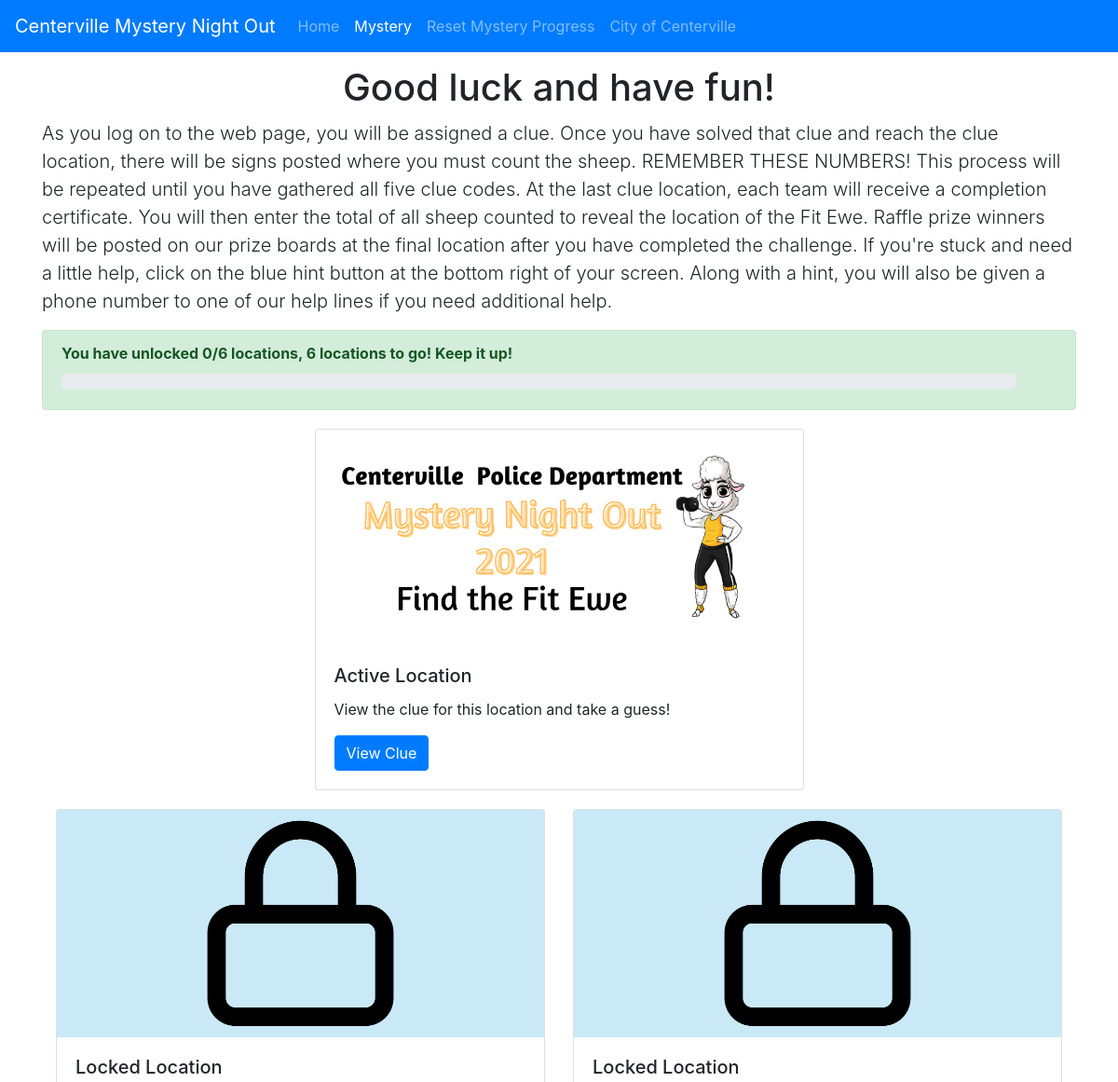
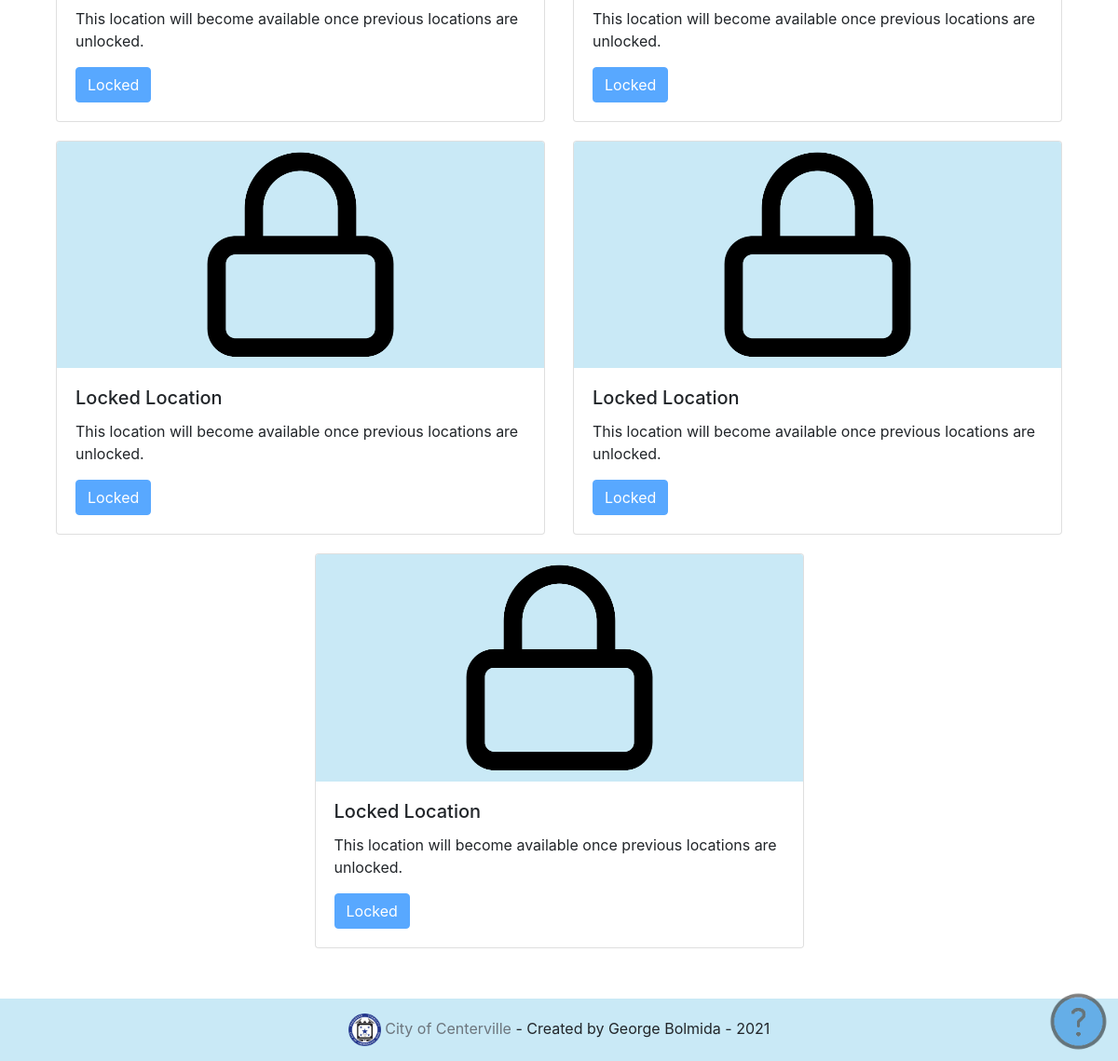
Screenshot of /MysteryNightOut/mystery.php with the database file from the repository (2 pictures, top to bottom).
### tables this page shows
CREATE TABLE `mysterypage_data` (
  `id` int(3) NOT NULL AUTO_INCREMENT,
  `title` varchar(250) NOT NULL,
  `text` text NOT NULL,
  PRIMARY KEY (`id`)
);

### MysteryNightOut/mystery.php (the view, shortened to what this page needs)
<!doctype html>
<html lang="en" class="h-100">
    <head>
        <link rel="stylesheet" href="https://stackpath.bootstrapcdn.com/bootstrap/4.5.2/css/bootstrap.min.css">
        <link href="main.css" rel="stylesheet">
        <?php include 'connection.php';?>
    </head>
    <body class="d-flex flex-column h-100">
        <header>
		    <nav class="navbar navbar-expand-md navbar-dark fixed-top">
			    <a class="navbar-brand" href="index.php">Centerville Mystery Night Out</a>
		        <div class="collapse navbar-collapse" id="navbarCollapse">
				    <ul class="navbar-nav mr-auto">
					    <li class="nav-item">
                            <a class="nav-link" href="index.php">Home</a>
					    </li>
					    <li class="nav-item active">
                            <a class="nav-link" href="mystery.php">Mystery<span class="sr-only">(current)</span></a>
                        </li>
                        <li class="nav-item">
                            <a class="nav-link" data-toggle="modal" data-target="#static1">Reset Mystery Progress</a>
                        </li>
					    <li class="nav-item">
                            <a class="nav-link" href="https://www.centervilleohio.gov/" target="_blank">City of Centerville</a>
					    </li>
				    </ul>
			    </div>
		    </nav>
	    </header>
	    <main role="main" class="flex-shrink-0 loadAnimate">
		    <div class="container">
                <?php
                    $sql = "SELECT id, title, text FROM mysterypage_data ORDER BY id";
                    $data = mysqli_query($conn,$sql);
                    $i = -1;
                    while($row = mysqli_fetch_array($data)) {
                        $i++;
                        $mysData[$i]['id']=$row['id'];
                        $mysData[$i]['title']=$row['title'];
				        $mysData[$i]['text']=$row['text'];
                    }
			        echo '<h1 class="display-5 pageSpacing" style="text-align:center;">' . $mysData[0]['title'] . '</h1>';
                    echo '<p class="lead">' . $mysData[0]['text'] . '</p>';
                ?>
			    <div class="alert alert-success alert-dismissible fade show pageSpacing" role="alert">
                    <?php
                        $locationsLeft = 6 - $_SESSION["progress"];
                        if ($locationsLeft == 1) {
                            echo '<strong>You have unlocked ' . $_SESSION["progress"] . '/6 locations, ' . $locationsLeft . ' location to go! Keep it up!</strong>';
                        } elseif ($locationsLeft == 0){
                            echo '<strong>You have unlocked all of the locations!!! Great Job!</strong>';
                        } else {
                            echo '<strong>You have unlocked ' . $_SESSION["progress"] . '/6 locations, ' . $locationsLeft . ' locations to go! Keep it up!</strong>';
                        }
				        echo '<div class="progress pageSpacing">';
                        echo '</div>';
                    ?>
			    </div>
                <div class="container pageSpacing">
                    <?php
                        $sql = "SELECT title, image, text, next FROM location_data ORDER BY id";
                        $data = mysqli_query($conn,$sql);
                        $i = -1;
                        while($row = mysqli_fetch_array($data)) {
                            $i++;
                            $locData[$i]['title']=$row['title'];
                            $locData[$i]['image']=$row['image'];
                            $locData[$i]['text']=$row['text'];
                            $locData[$i]['next']=$row['next'];
                        }
                        $progress = $_SESSION["progress"];
                        $firstStation = $_SESSION["firstStation"];
                        if ($progress == 0) {
                            echo '<div class="row">';
                            echo '<div class="col-sm-6 pageSpacing" style="margin-left: auto;margin-right: auto;">';
                            echo '<div class="card" style="width: auto; height: 100%;">';
                            echo '<img src="./asset/active.png" class="card-img-top" alt="Location Image One">';
                            echo '<div class="card-body">';
                            echo '<h5 class="card-title">Active Location</h5>';
                            echo '<p class="card-text">View the clue for this location and take a guess!</p>';
                            echo '<a class="btn btn-primary" href="location.php" role="button">View Clue</a>';
                            echo '</div>';
                            echo '</div>';
                            echo '</div>';
                            echo '</div>';
                        }
                        $locTwo = $locData[$firstStation]['next'];
                        if ($progress == 1) {
                            echo '<div class="row">';
                            echo '<div class="col-sm-6 pageSpacing">';
                            echo '<div class="card" style="width: auto; height: 100%;">';
                            echo '<img src="./asset/active.png" class="card-img-top" alt="Location Image Two">';
                            echo '<div class="card-body">';
                            echo '<h5 class="card-title">Active Location</h5>';
                            echo '<p class="card-text">View the clue for this location and take a guess!</p>';
                            echo '<a class="btn btn-primary" href="location.php" role="button">View Clue</a>';
                            echo '</div>';
                            echo '</div>';
                            echo '</div>';
                            $_SESSION["currentLoc"] = $locTwo;
                        } else {
                            echo '<div class="row">';
                            echo '<div class="col-sm-6 pageSpacing">';
                            echo '<div class="card" style="width: auto; height: 100%;">';
                            echo '<img src="./asset/locked.png" class="card-img-top" alt="Location Image Two">';
                            echo '<div class="card-body">';
                            echo '<h5 class="card-title">Locked Location</h5>';
                            echo '<p class="card-text">This location will become available once previous locations are unlocked.</p>';
                            echo '<a class="btn btn-primary disabled" href="location.php" role="button">Locked</a>';
                            echo '</div>';
                            echo '</div>';
                            echo '</div>';
                        }
                        $locThree = $locData[$locTwo]['next'];
                        if ($progress == 2) {
                            echo '<div class="col-sm-6 pageSpacing">';
                            echo '<div class="card" style="width: auto; height: 100%;">';
                            echo '<img src="./asset/active.png" class="card-img-top" alt="Location Image Three">';
                            echo '<div class="card-body">';
                            echo '<h5 class="card-title">Active Location</h5>';
                            echo '<p class="card-text">View the clue for this location and take a guess!</p>';
                            echo '<a class="btn btn-primary" href="location.php" role="button">View Clue</a>';
                            echo '</div>';
                            echo '</div>';
                            echo '</div>';
                            echo '</div>';
                            $_SESSION["currentLoc"] = $locThree;
                        } else {
                            echo '<div class="col-sm-6 pageSpacing">';
                            echo '<div class="card" style="width: auto; height: 100%;">';
                            echo '<img src="./asset/locked.png" class="card-img-top" alt="Location Image Three">';
                            echo '<div class="card-body">';
                            echo '<h5 class="card-title">Locked Location</h5>';
                            echo '<p class="card-text">This location will become available once previous locations are unlocked.</p>';
                            echo '<a class="btn btn-primary disabled" href="location.php" role="button">Locked</a>';
                            echo '</div>';
                            echo '</div>';
                            echo '</div>';
                            echo '</div>';
                        }
                        $locFour = $locData[$locThree]['next'];
                        if ($progress == 3) {
                            echo '<div class="row">';
                            echo '<div class="col-sm-6 pageSpacing">';
                            echo '<div class="card" style="width: auto; height: 100%;">';
                            echo '<img src="./asset/active.png" class="card-img-top" alt="Location Image Four">';
                            echo '<div class="card-body">';
                            echo '<h5 class="card-title">Active Location</h5>';
                            echo '<p class="card-text">View the clue for this location and take a guess!</p>';
                            echo '<a class="btn btn-primary" href="location.php" role="button">View Clue</a>';
                            echo '</div>';
                            echo '</div>';
                            echo '</div>';
                            $_SESSION["currentLoc"] = $locFour;
                        } else {
                            echo '<div class="row">';
                            echo '<div class="col-sm-6 pageSpacing">';
                            echo '<div class="card" style="width: auto; height: 100%;">';
                            echo '<img src="./asset/locked.png" class="card-img-top" alt="Location Image Four">';
                            echo '<div class="card-body">';
                            echo '<h5 class="card-title">Locked Location</h5>';
                            echo '<p class="card-text">This location will become available once previous locations are unlocked.</p>';
                            echo '<a class="btn btn-primary disabled" href="location.php" role="button">Locked</a>';
                            echo '</div>';
                            echo '</div>';
                            echo '</div>';
                        }
                        $locFive = $locData[$locFour]['next'];
                        if ($progress == 4) {
                            echo '<div class="col-sm-6 pageSpacing">';
                            echo '<div class="card" style="width: auto; height: 100%;">';
                            echo '<img src="./asset/active.png" class="card-img-top" alt="Location Image Five">';
                            echo '<div class="card-body">';
                            echo '<h5 class="card-title">Active Location</h5>';
                            echo '<p class="card-text">View the clue for this location and take a guess!</p>';
                            echo '<a class="btn btn-primary" href="location.php" role="button">View Clue</a>';
                            echo '</div>';
                            echo '</div>';
                            echo '</div>';
                            echo '</div>';
                            $_SESSION["currentLoc"] = $locFive;
                        } else {
                            echo '<div class="col-sm-6 pageSpacing">';
                            echo '<div class="card" style="width: auto; height: 100%;">';
                            echo '<img src="./asset/locked.png" class="card-img-top" alt="Location Image Five">';
                            echo '<div class="card-body">';
                            echo '<h5 class="card-title">Locked Location</h5>';
                            echo '<p class="card-text">This location will become available once previous locations are unlocked.</p>';
                            echo '<a class="btn btn-primary disabled" href="location.php" role="button">Locked</a>';
                            echo '</div>';
                            echo '</div>';
                            echo '</div>';
                            echo '</div>';
                        }
                        if ($progress == 5) {
                            echo '<div class="row">';
                            echo '<div class="col-sm-6 pageSpacing" style="margin-left: auto;margin-right: auto;">';
                            echo '<div class="card" style="width: auto; height: 100%;">';
                            echo '<img src="./asset/active.png" class="card-img-top" alt="Location Image Six">';
                            echo '<div class="card-body">';
                            echo'<h5 class="card-title">Active Location</h5>';
                            echo '<p class="card-text">View the clue for this location and take a guess!</p>';
                            echo '<a class="btn btn-primary" href="location.php" role="button">View Clue</a>';
                            echo '</div>';
                            echo '</div>';
                            echo '</div>';
                            echo '</div>';
                            echo '</div>';
                            $_SESSION["currentLoc"] = 5;
                        } else {
                            echo '<div class="row">';
                            echo '<div class="col-sm-6 pageSpacing" style="margin-left: auto;margin-right: auto;">';
                            echo '<div class="card" style="width: auto; height: 100%;">';
                            echo '<img src="./asset/locked.png" class="card-img-top" alt="Location Image Six">';
                            echo '<div class="card-body">';
                            echo'<h5 class="card-title">Locked Location</h5>';
                            echo '<p class="card-text">This location will become available once previous locations are unlocked.</p>';
                            echo '<a class="btn btn-primary disabled" href="location.php" role="button">Locked</a>';
                            echo '</div>';
                            echo '</div>';
                            echo '</div>';
                            echo '</div>';
                            echo '</div>';
                        }
                    ?>
                    <div class="pageSpacing">&nbsp;</div>
		            <img src="./asset/question.png" class="img-fluid" tabindex="-2" style="width:65px; height:65px; position:fixed; bottom:10px; right:10px; opacity:0.5; outline: none;" data-toggle="modal" data-target="#scavengerHelp" alt="Help Bubble">
                </div>
	        </main>
	        <footer class="footer mt-auto py-3">
		        <div class="container" style="text-align:center;">
                    <img src="./asset/cityLogo.png" class="img-fluid" style="height:35px;" alt="City of Centerville Logo">
                    <a class="text-muted" href="https://www.centervilleohio.gov/" target="_blank">City of Centerville</a> - Created by George Bolmida - 2021
		        </div>
	        </footer>
        </body>
</html>

### MysteryNightOut/main.css (style rules this page uses)
main > .container { padding: 60px 15px 0; }
.footer > .container { padding-right: 15px; padding-left: 15px; }
.footer { background-color: #c9e9f6; }
.navbar { background-color: #007bff; }
.nav-item { animation-name: fadeIn; animation-duration: 1.3s; }
.loadAnimate { animation-name: fadeIn; animation-duration: 1.3s; }
.pageSpacing { margin-top: 10px; margin-bottom: 10px; }

### rows the page displays
mysterypage_data: title "Good luck and have fun!", text "As you log on to the web page, you will be assigned a clue. Once you have solved that clue and reach the clue location, there will be signs posted where you must count the sheep. REMEMBER THESE NUMBERS! This process will be repeated until you have gathered all five clue codes. At the last clue location, each team will receive a completion certificate. You will then enter the total of all sheep counted to reveal the location of the Fit Ewe. Raffle prize winners will be posted on our prize boards at the final location after you have completed the challenge. If you're stuck and need a little help, click on the blue hint button at the bottom right of your screen. Along with a hint, you will…"

### other values shown
$_SESSION["progress"] "0"
$locationsLeft "6"
